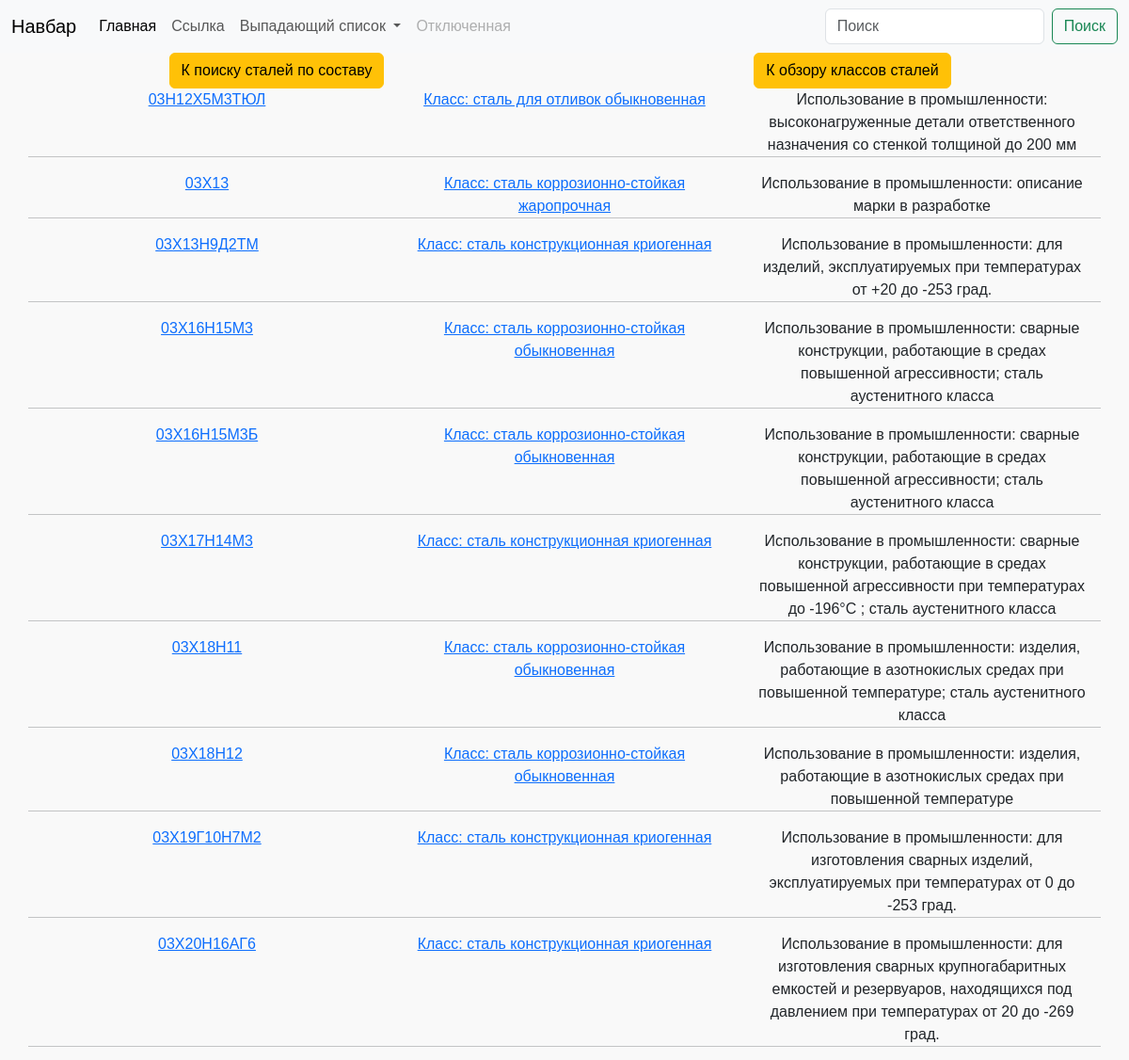
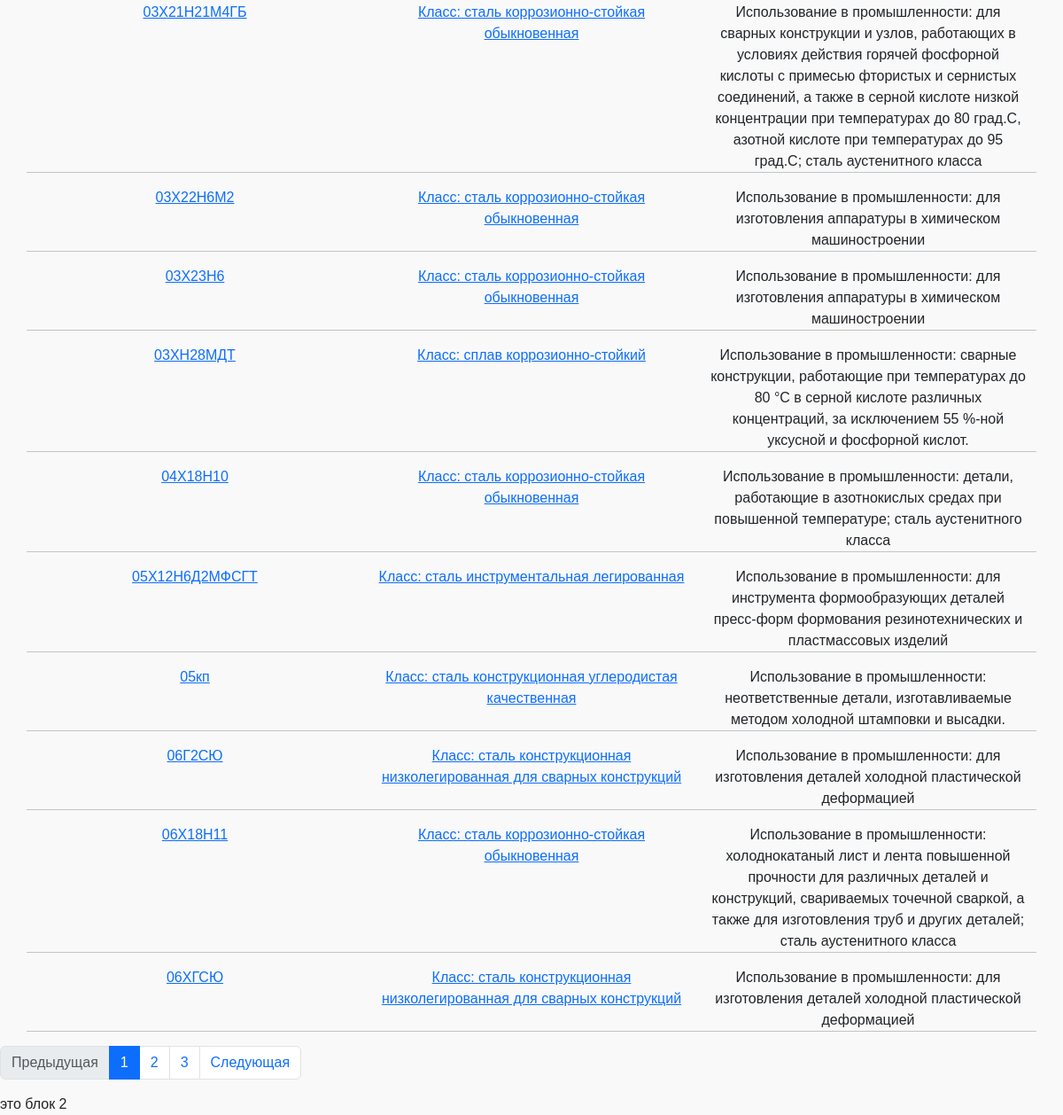
The page /metal/start/ on the database its author committed (2 pictures, top to bottom).
### metal/models.py (models this page shows, shortened)
class Metal_info(models.Model):
    steel = models.CharField(max_length=50, blank=True, null=True)
    steel_info = models.TextField(blank=True, null=True)
    slug = models.SlugField(max_length=100, unique=True, blank=True, null=True, db_index=True)
    metals_class = models.ForeignKey(
        'Metal_class',
        blank=True,
        null=True,
        related_name='metals_info',
        on_delete=models.SET_NULL)
    metals = models.OneToOneField(
        'Metal',
        on_delete=models.CASCADE,
        blank=True,
        null=True,
    )
    metalsearch = models.ManyToManyField(
        'MetalSearch',
        blank=True,
        related_name='metals_info',
        )
    def get_absolute_url(self):
        return reverse('steel-slug-url', kwargs={'slug': self.slug})
    class Meta:
        ordering = ['steel']

class Metal_class(models.Model):
    steel_class = models.CharField(max_length=50, unique=True, blank=True, null=True)
    slug = models.SlugField(max_length=100, unique=True, blank=True, null=True, db_index=True)
    def get_absolute_url(self):
        return reverse('steel-steel_class-slug-url', kwargs={'slug': self.slug})

### metal/views.py (the view)
# urls.py: path('start/', Start.as_view(), name='start-url'),
class Start(NoSlugMixin, If_paginator, View):
    models = [Metal_info]
    to_padinator = (models[0].objects.all(), '20')
    template = 'metal/start.html'
    dict_dop = {'menu': menu[template]}

### metal/utils.py (called while the page is built)
    def if_paginator(self, request):
        paginator = Paginator(*self.to_padinator, orphans=5)
        page = paginator.get_page(request.GET.get('page', 1))
        is_paginated = page.has_other_pages()
        if page.has_previous():
            prev_url = f"?page={page.previous_page_number()}"
        else:
            prev_url = ''
        if page.has_next():
            next_url = f"?page={page.next_page_number()}"
        else:
            next_url = ''
        context = {'page_object': page,
                   'is_paginated': is_paginated,
                   'next_url': next_url,
                   'prev_url': prev_url
                   }
        return context

    def get(self, request):
        dict_context = {model.__name__.lower(): get_list_or_404(qset) for model, qset in self.Data.items()}  # передаются экземпляры класса
        if self.to_padinator: dict_context = {**dict_context, **self.if_paginator(request)}
        context={**dict_context, **self.dict_dop}  # передаются дополнительные параметры, например формы
        return render(request, self.template, context=context)

### metal/templates/metal/start.html (shortened to what this page needs)
{% extends 'metal/base_metal.html' %}
{% block block_1 %}
    {% include 'metal/includes/buttons.html' %}
    <div class="container text-center">
        <div class="row">
            {% with page_object.object_list as metal_info %}
                {% for m in metal_info %}
                    <div class="col"><a href="{{ m.get_absolute_url }}">{{m.steel}}</a></div>
                    <div class="col"><a href="{{ m.metals_class.get_absolute_url }}">{{m.metals_class.steel_class}}</a></div>
                    <div class="col">{{m.steel_info}}</div>
                    <hr>
                {% endfor %}
            {% endwith %}
        </div>
    </div>
    {% if is_paginated %}
        <nav aria-label="Пример навигации по страницам">
          <ul class="pagination">
              <li class="page-item {% if not prev_url %}disabled{% endif %}"><a class="page-link" href="{{ prev_url }}" tabindex="-1">Предыдущая</a></li>
              {% for n in page_object.paginator.page_range %}
                {% if page_object.number == n %}
                    <li class="page-item active"><a class="page-link" href="?page={{ n }}">{{ n }}</a></li>
                {% elif n > page_object.number|add:-3 and n < page_object.number|add:3 %}
                  <li class="page-item"><a class="page-link" href="?page={{ n }}">{{ n }}</a></li>
                {% endif %}
              {% endfor %}
              <li class="page-item {% if not next_url %}disabled{% endif %}"><a class="page-link" href="{{ next_url }}" tabindex="-1">Следующая</a></li>
          </ul>
        </nav>
    {% endif %}
{% endblock %}
{% block block_2 %}
  это блок 2
{% endblock %}

### static/css/styles.css (style rules this page uses)
body { font-family: 'Arial', sans-serif; background-color: #f9f9f9; }

### rows shown on the page
Metal_info: steel "03Н12Х5М3ТЮЛ", metals_class.steel_class "Класс: сталь для отливок обыкновенная", steel_info "Использование в промышленности: высоконагруженные детали ответственного назначения со стенкой толщиной до 200 мм"
Metal_info: steel "03Х13", metals_class.steel_class "Класс: сталь коррозионно-стойкая жаропрочная", steel_info "Использование в промышленности: описание марки в разработке"
Metal_info: steel "03Х13Н9Д2ТМ", metals_class.steel_class "Класс: сталь конструкционная криогенная", steel_info "Использование в промышленности: для изделий, эксплуатируемых при температурах от +20 до -253 град."
Metal_info: steel "03Х16Н15М3", metals_class.steel_class "Класс: сталь коррозионно-стойкая обыкновенная", steel_info "Использование в промышленности: сварные конструкции, работающие в средах повышенной агрессивности; сталь аустенитного класса"
Metal_info: steel "03Х16Н15М3Б", metals_class.steel_class "Класс: сталь коррозионно-стойкая обыкновенная", steel_info "Использование в промышленности: сварные конструкции, работающие в средах повышенной агрессивности; сталь аустенитного класса"
Metal_info: steel "03Х17Н14М3", metals_class.steel_class "Класс: сталь конструкционная криогенная", steel_info "Использование в промышленности: сварные конструкции, работающие в средах повышенной агрессивности при температурах до -196°С ; сталь аустенитного класса"
Metal_info: steel "03Х18Н11", metals_class.steel_class "Класс: сталь коррозионно-стойкая обыкновенная", steel_info "Использование в промышленности: изделия, работающие в азотнокислых средах при повышенной температуре; сталь аустенитного класса"
Metal_info: steel "03Х18Н12", metals_class.steel_class "Класс: сталь коррозионно-стойкая обыкновенная", steel_info "Использование в промышленности: изделия, работающие в азотнокислых средах при повышенной температуре"
Metal_info: steel "03Х19Г10Н7М2", metals_class.steel_class "Класс: сталь конструкционная криогенная", steel_info "Использование в промышленности: для изготовления сварных изделий, эксплуатируемых при температурах от 0 до -253 град."
Metal_info: steel "03Х20Н16АГ6", metals_class.steel_class "Класс: сталь конструкционная криогенная", steel_info "Использование в промышленности: для изготовления сварных крупногабаритных емкостей и резервуаров, находящихся под давлением при температурах от 20 до -269 град."
Metal_info: steel "03Х21Н21М4ГБ", metals_class.steel_class "Класс: сталь коррозионно-стойкая обыкновенная", steel_info "Использование в промышленности: для сварных конструкции и узлов, работающих в условиях действия горячей фосфорной кислоты с примесью фтористых и сернистых соединений, а также в серной кислоте низкой концентрации при температурах до 80 град.С, азотной кислоте при температурах до 95 град.С; сталь аустенитного класса"
Metal_info: steel "03Х22Н6М2", metals_class.steel_class "Класс: сталь коррозионно-стойкая обыкновенная", steel_info "Использование в промышленности: для изготовления аппаратуры в химическом машиностроении"
Metal_info: steel "03Х23Н6", metals_class.steel_class "Класс: сталь коррозионно-стойкая обыкновенная", steel_info "Использование в промышленности: для изготовления аппаратуры в химическом машиностроении"
Metal_info: steel "03ХН28МДТ", metals_class.steel_class "Класс: сплав коррозионно-стойкий", steel_info "Использование в промышленности: сварные конструкции, работающие при температурах до 80 °С в серной кислоте различных концентраций, за исключением 55 %-ной уксусной и фосфорной кислот."
Metal_info: steel "04Х18Н10", metals_class.steel_class "Класс: сталь коррозионно-стойкая обыкновенная", steel_info "Использование в промышленности: детали, работающие в азотнокислых средах при повышенной температуре; сталь аустенитного класса"
Metal_info: steel "05Х12Н6Д2МФСГТ", metals_class.steel_class "Класс: сталь инструментальная легированная", steel_info "Использование в промышленности: для инструмента формообразующих деталей пресс-форм формования резинотехнических и пластмассовых изделий"
Metal_info: steel "05кп", metals_class.steel_class "Класс: сталь конструкционная углеродистая качественная", steel_info "Использование в промышленности: неответственные детали, изготавливаемые методом холодной штамповки и высадки."
Metal_info: steel "06Г2СЮ", metals_class.steel_class "Класс: сталь конструкционная низколегированная для сварных конструкций", steel_info "Использование в промышленности: для изготовления деталей холодной пластической деформацией"
Metal_info: steel "06Х18Н11", metals_class.steel_class "Класс: сталь коррозионно-стойкая обыкновенная", steel_info "Использование в промышленности: холоднокатаный лист и лента повышенной прочности для различных деталей и конструкций, свариваемых точечной сваркой, а также для изготовления труб и других деталей; сталь аустенитного класса"
Metal_info: steel "06ХГСЮ", metals_class.steel_class "Класс: сталь конструкционная низколегированная для сварных конструкций", steel_info "Использование в промышленности: для изготовления деталей холодной пластической деформацией"

### other values the page prints
{{ n }} "1"
{{ n }} "2" "3"
